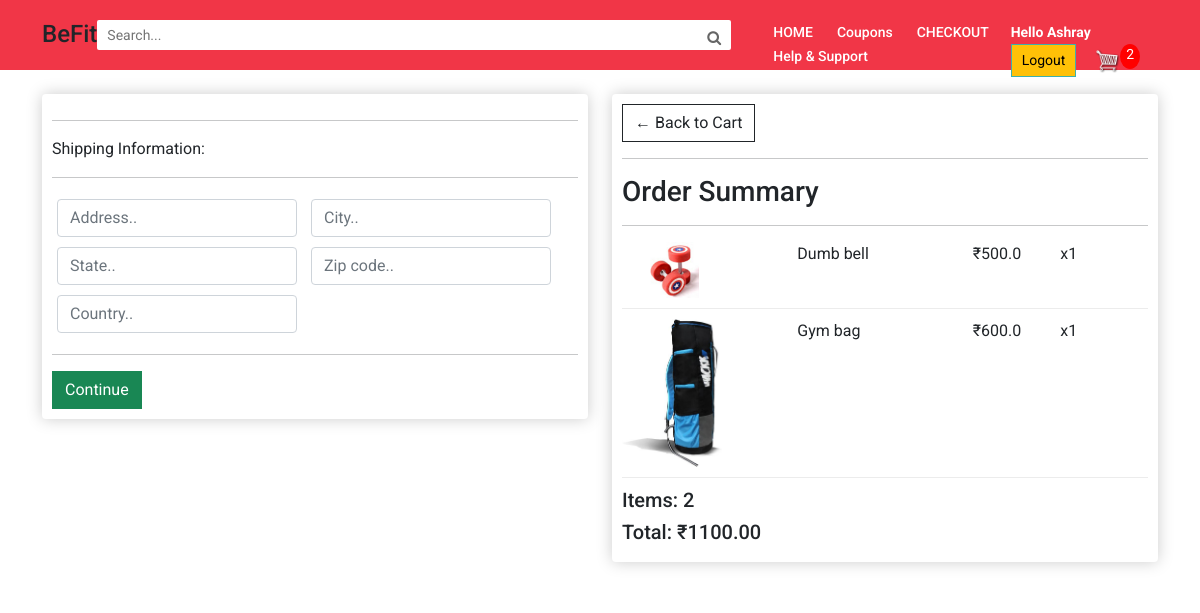
Screenshot of /checkout/ (signed in) with the database file from the repository.
### store/models.py (models this page shows, shortened)
class OrderItem(models.Model):
	product = models.ForeignKey(Product, on_delete=models.SET_NULL, null=True)
	order = models.ForeignKey(Order, on_delete=models.SET_NULL, null=True)
	quantity = models.IntegerField(default=0, null=True, blank=True)
	date_added = models.DateTimeField(auto_now_add=True)
	@property
	def get_total(self):
		total = self.product.price * self.quantity
		return total

class Product(models.Model):
	name = models.CharField(max_length=200)
	category = models.ForeignKey(Category, on_delete=models.SET_NULL, null=True)
	price = models.FloatField()
	digital = models.BooleanField(default=False, null=True, blank=True)
	image = models.ImageField(null=True, blank=True)
	@property
	def imageURL(self):
		try:
			url = self.image.url
		except:
			url = ''
		return url

class Order(models.Model):
	customer = models.ForeignKey(Customer, on_delete=models.SET_NULL, null=True, blank=True)
	date_ordered = models.DateTimeField(auto_now_add=True)
	complete = models.BooleanField(default=False, null=True, blank=False)
	transaction_id = models.CharField(max_length=100, null=True)
	@property
	def shipping(self):
		shipping = False
		orderitems = self.orderitem_set.all()
		for i in orderitems:
			if i.product.digital == False:
				shipping = True
		return shipping
	@property
	def get_cart_total(self):
		orderitems = self.orderitem_set.all()
		total = sum([item.get_total for item in orderitems])
		return total
	@property
	def get_cart_items(self):
		orderitems = self.orderitem_set.all()
		total = sum([item.quantity for item in orderitems])
		return total

### store/views.py (the view)
# urls.py: path('checkout/', checkout, name="checkout"),
def checkout(request):
    data = cartData(request)
    cartItems = data['cartItems']
    order = data['order']
    items = data['items']
    context = {'items':items, 'order':order, 'cartItems':cartItems}
    return render(request, 'store/checkout.html', context)

### store/utils.py (called while the page is built)
def cartData(request):
	if request.user.is_authenticated:
		customer = request.user.customer
		order, created = Order.objects.get_or_create(customer=customer, complete=False)
		items = order.orderitem_set.all()
		cartItems = order.get_cart_items
	else:
		cookieData = cookieCart(request)
		cartItems = cookieData['cartItems']
		order = cookieData['order']
		items = cookieData['items']
	return {'cartItems':cartItems ,'order':order, 'items':items}

### templates/store/checkout.html (shortened to what this page needs)
{% extends 'store/main.html' %}
{% load static %}
{% block content %}
<section class="main-body" style="background-color: #fff;">
<div class="container">
<div class="row">
    <div class="col-lg-6">
        <div class="box-element" id="form-wrapper">
            <form id="form">
                <div id="shipping-info">
                    <hr>
                    <p>Shipping Information:</p>
                    <hr>
                    <div class="form-field">
                        <input class="form-control" type="text" name="address" placeholder="Address..">
                    </div>
                    <div class="form-field">
                        <input class="form-control" type="text" name="city" placeholder="City..">
                    </div>
                    <div class="form-field">
                        <input class="form-control" type="text" name="state" placeholder="State..">
                    </div>
                    <div class="form-field">
                        <input class="form-control" type="text" name="zipcode" placeholder="Zip code..">
                    </div>
                    <div class="form-field">
                        <input class="form-control" type="text" name="country" placeholder="Country..">
                    </div>
                </div>
                <hr>
                <input id="form-button" class="btn btn-success btn-block" type="submit" value="Continue">
            </form>
        </div>
        <br>
    </div>
    <div class="col-lg-6">
        <div class="box-element">
            <a class="btn btn-outline-dark" href="{% url 'cart' %}">&#x2190; Back to Cart</a>
            <hr>
            <h3>Order Summary</h3>
            <hr>
            {% for item in items %}
            <div class="cart-row">
                <div style="flex:2"><img class="row-image" src="{{item.product.imageURL}}"></div>
                <div style="flex:2">
                    <p>{{item.product.name}}</p>
                </div>
                <div style="flex:1">
                    <p>₹{{item.product.price}}</p>
                </div>
                <div style="flex:1">
                    <p>x{{item.quantity}}</p>
                </div>
            </div>
            {% endfor %}
            <h5>Items: {{order.get_cart_items}}</h5>
            <h5>Total: ₹{{order.get_cart_total|floatformat:2}}</h5>
        </div>
    </div>
</div>
</div>
</section>
{% endblock content %}

### templates/store/main.html (shortened to what this page needs)
<!DOCTYPE html>
{% load static %}
<html>
<head>
        <link href="https://cdn.jsdelivr.net/npm/bootstrap@5.1.0/dist/css/bootstrap.min.css" rel="stylesheet">
        <link rel="stylesheet" href="https://use.fontawesome.com/releases/v5.15.3/css/all.css">
        <link rel="stylesheet" href="https://cdnjs.cloudflare.com/ajax/libs/font-awesome/4.7.0/css/font-awesome.min.css">
    <link rel="stylesheet" type="text/css" href="{% static 'store/css/main.css' %}">
</head>
<body>
    <section class="header">
        <div class="container head">
            <h3>BeFit   </h3>
            <form id="s" method="POST" action="/filter/">
            <div class="serach-bar" style="display:flex;">
                <input type="text" class="search" placeholder="Search..." name="search">
                <button type="submit" style="outline: none;
                border: none;text-align: center;
                border-radius:0 2px 2px 0; background-color: #fff;" form="s"><i class="fa fa-search" style="height: 30px;padding: 10px;font-size: 15px;color:#666; text-align: center;"></i></button>
            </div>
            </form>
            <div class="nav-links">
                <ul>
                    <li><a href="{% url 'store' %}">HOME</a></li>
                    <li><a href="{% url 'coupons' %}">Coupons</a></li>
                    <li><a href="{% url 'checkout' %}">CHECKOUT</a></li>
                    <li><a href="{% url 'chat' %}">Help & Support</a></li>
                </ul>
            </div>
            <div>
                <span style="color: #fff; font-size: 14px; padding-right: 10px; font-weight:bolder; text-decoration: wavy; text-transform: capitalize;">Hello {{request.user}}</span>
                <a href="{% url 'logout' %}" class="btn btn-warning logout" style="padding-left: 10px;">Logout</a>
                <a href="{% url 'cart' %}">
                    <img id="cart-icon" src="{% static 'store/images/cart.png' %}">
                </a>
                <p id="cart-total">{{cartItems}}</p>
            </div>
        </div>
    </section>
        {% block content %}
        {% endblock content %}
</body>
</html>

### static/store/css/main.css (style rules this page uses)
* { margin:0; padding: 0; box-sizing: border-box; font-family: "Roboto",sans-serif; }
a { text-decoration: none; }
.main-body::before { display: block; content: ''; height: 60px; margin-bottom: 2%; background-color: #fff; }
.header { width: 100%; height: 70px; background-color: #F13647; margin-bottom: 2%; position: fixed; z-index: 2; }
.head { display: flex; justify-content: space-between; padding-top: 20px; padding-bottom: 20px; }
.head h3 { font-size: x-large; }
.search { width: 600px; height: 30px; outline: none; border-radius: 2px 0 0 2px; border: none; padding: 10px; font-size: 14px; color: #666; }
.nav-links li { list-style: none; display: inline-block; }
.nav-links li a { color: #fff; padding: 10px; font-size: 14px; font-weight: 500; }
.logout { padding: 5px 10px; border: 1px solid #3fb0ac; border-radius: 5px; font-size: 14px; text-align: center; }
.main-body { background-color: #fff3f3; padding-bottom: 2%; }
.row::before { display: block; content: ''; height: 60px; margin-bottom: 2%; background-color: #fff; }
#cart-icon { width:25px; margin-left: 15px; }
#cart-total { display: inline-block; position: absolute; text-align: center; background-color: red; width: 20px; height: 25px; border-radius: 50%; font-size: 14px; color: #fff; }
.box-element { box-shadow:hsl(0, 0%, 80%) 0 0 16px; background-color: #fff; border-radius: 4px; padding: 10px; }
.col-lg-4, .col-lg-6, .col-lg-8, .col-lg-12 { margin-top: 10px; }
.btn { border-radius: 0; }
.row-image { width: 100px; }
.form-field { width:250px; display: inline-block; padding: 5px; }
.cart-row { display: flex; align-items: flex-stretch; padding-bottom: 10px; margin-bottom: 10px; border-bottom: 1px solid #ececec; }

### rows the page displays
OrderItem: product.imageURL (picture), product.name "Dumb bell", product.price "500.0", quantity "1"
OrderItem: product.imageURL (picture), product.name "Gym bag", product.price "600.0", quantity "1"
Order: get_cart_items "2", get_cart_total "1100.00"

### other values shown
{{ request.user }} "Ashray"
{{ cartItems }} "2"
